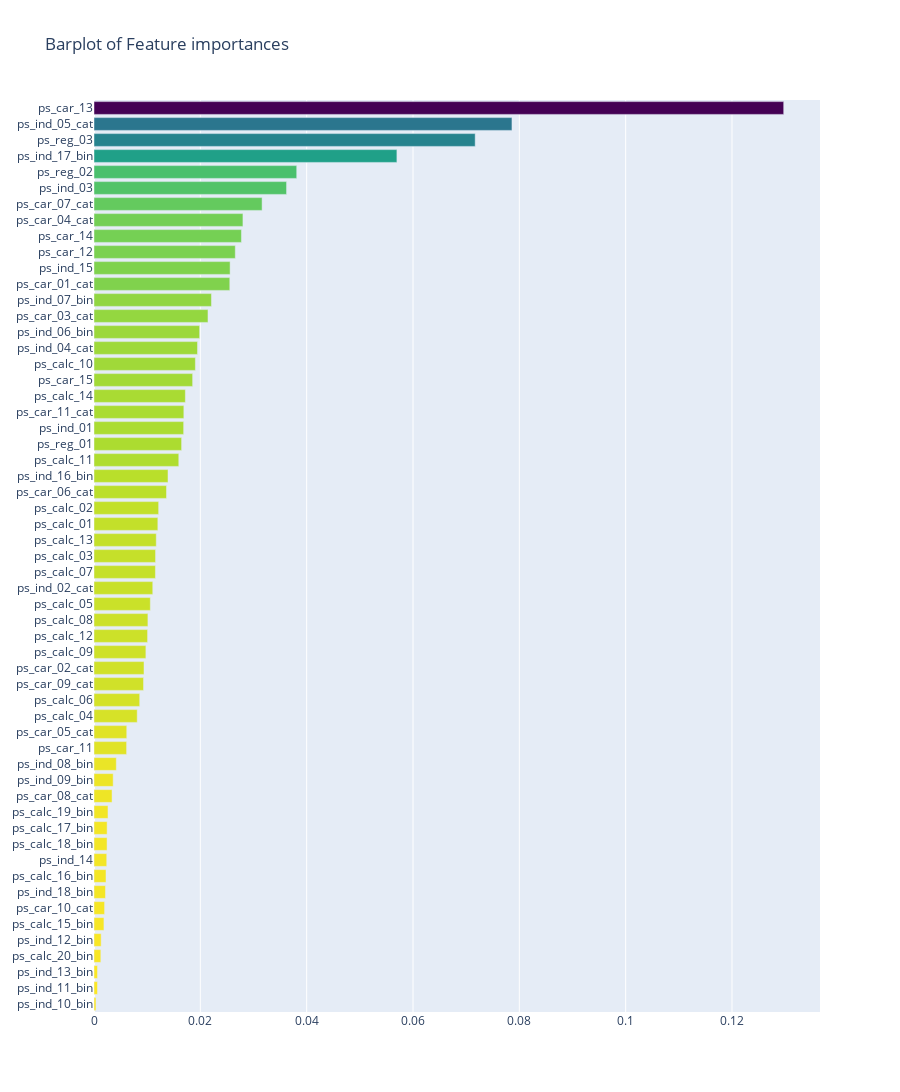

Source (notebook cell):
### Code cell
x, y = (list(x) for x in zip(*sorted(zip(rf.feature_importances_, features),
                                    reverse = False)))

trace2 = go.Bar(
    x = x,
    y = y,
    marker = dict(
        color = x,
        colorscale = 'Viridis',
        reversescale = True),
    name = 'Random Forest Feature importance',
    orientation = 'h'
    )

layout = dict(
    title = 'Barplot of Feature importances',
    width = 900, height = 2000,
    yaxis = dict(
        showgrid = False,
        showline = False,
        showticklabels = True))

fig1 = go.Figure(data = [trace2])
fig1['layout'].update(layout)
py.iplot(fig1, filename = 'plots')

### Figure 1 — Plotly figure (JSON) as saved in the notebook; plotly's stock layout.template omitted (floating-point values rounded to 4 significant figures)
{"data": [{"marker": {"color": [0.0003743, 0.0006586, 0.0006631, 0.001287, 0.001347, 0.00187, 0.00199, 0.002158, 0.002257, 0.002396, 0.002456, 0.00247, 0.00263, 0.003394, 0.003608, 0.004199, 0.006131, 0.006161, 0.008129, 0.008598, 0.009318, 0.009404, 0.00976, 0.01008, 0.01014, 0.01059, 0.01105, 0.01156, 0.01158, 0.01171, 0.01201, 0.01216, 0.01364, 0.01392, 0.01595, 0.01648, 0.01686, 0.0169, 0.01718, 0.01855, 0.01907, 0.01947, 0.01987, 0.02144, 0.02209, 0.02554, 0.0256, 0.02658, 0.02773, 0.02801, 0.03162, 0.03622, 0.03813, 0.05697, 0.0717, 0.07861, 0.1297], "colorscale": [[0, "#440154"], [0.1111, "#482878"], [0.2222, "#3e4989"], [0.3333, "#31688e"], [0.4444, "#26828e"], [0.5556, "#1f9e89"], [0.6667, "#35b779"], [0.7778, "#6ece58"], [0.8889, "#b5de2b"], [1, "#fde725"]], "reversescale": true}, "name": "Random Forest Feature importance", "orientation": "h", "x": [0.0003743, 0.0006586, 0.0006631, 0.001287, 0.001347, 0.00187, 0.00199, 0.002158, 0.002257, 0.002396, 0.002456, 0.00247, 0.00263, 0.003394, 0.003608, 0.004199, 0.006131, 0.006161, 0.008129, 0.008598, 0.009318, 0.009404, 0.00976, 0.01008, 0.01014, 0.01059, 0.01105, 0.01156, 0.01158, 0.01171, 0.01201, 0.01216, 0.01364, 0.01392, 0.01595, 0.01648, 0.01686, 0.0169, 0.01718, 0.01855, 0.01907, 0.01947, 0.01987, 0.02144, 0.02209, 0.02554, 0.0256, 0.02658, 0.02773, 0.02801, 0.03162, 0.03622, 0.03813, 0.05697, 0.0717, 0.07861, 0.1297], "y": ["ps_ind_10_bin", "ps_ind_11_bin", "ps_ind_13_bin", "ps_calc_20_bin", "ps_ind_12_bin", "ps_calc_15_bin", "ps_car_10_cat", "ps_ind_18_bin", "ps_calc_16_bin", "ps_ind_14", "ps_calc_18_bin", "ps_calc_17_bin", "ps_calc_19_bin", "ps_car_08_cat", "ps_ind_09_bin", "ps_ind_08_bin", "ps_car_11", "ps_car_05_cat", "ps_calc_04", "ps_calc_06", "ps_car_09_cat", "ps_car_02_cat", "ps_calc_09", "ps_calc_12", "ps_calc_08", "ps_calc_05", "ps_ind_02_cat", "ps_calc_07", "ps_calc_03", "ps_calc_13", "ps_calc_01", "ps_calc_02", "ps_car_06_cat", "ps_ind_16_bin", "ps_calc_11", "ps_reg_01", "ps_ind_01", "ps_car_11_cat", "ps_calc_14", "ps_car_15", "ps_calc_10", "ps_ind_04_cat", "ps_ind_06_bin", "ps_car_03_cat", "ps_ind_07_bin", "ps_car_01_cat", "ps_ind_15", "ps_car_12", "ps_car_14", "ps_car_04_cat", "ps_car_07_cat", "ps_ind_03", "ps_reg_02", "ps_ind_17_bin", "ps_reg_03", "ps_ind_05_cat", "ps_car_13"], "type": "bar"}], "layout": {"height": 2000, "title": {"text": "Barplot of Feature importances"}, "width": 900, "yaxis": {"showgrid": false, "showline": false, "showticklabels": true, "type": "category", "range": [-0.5, 56.5], "autorange": true}, "xaxis": {"type": "linear", "range": [0, 0.1366], "autorange": true}}}
